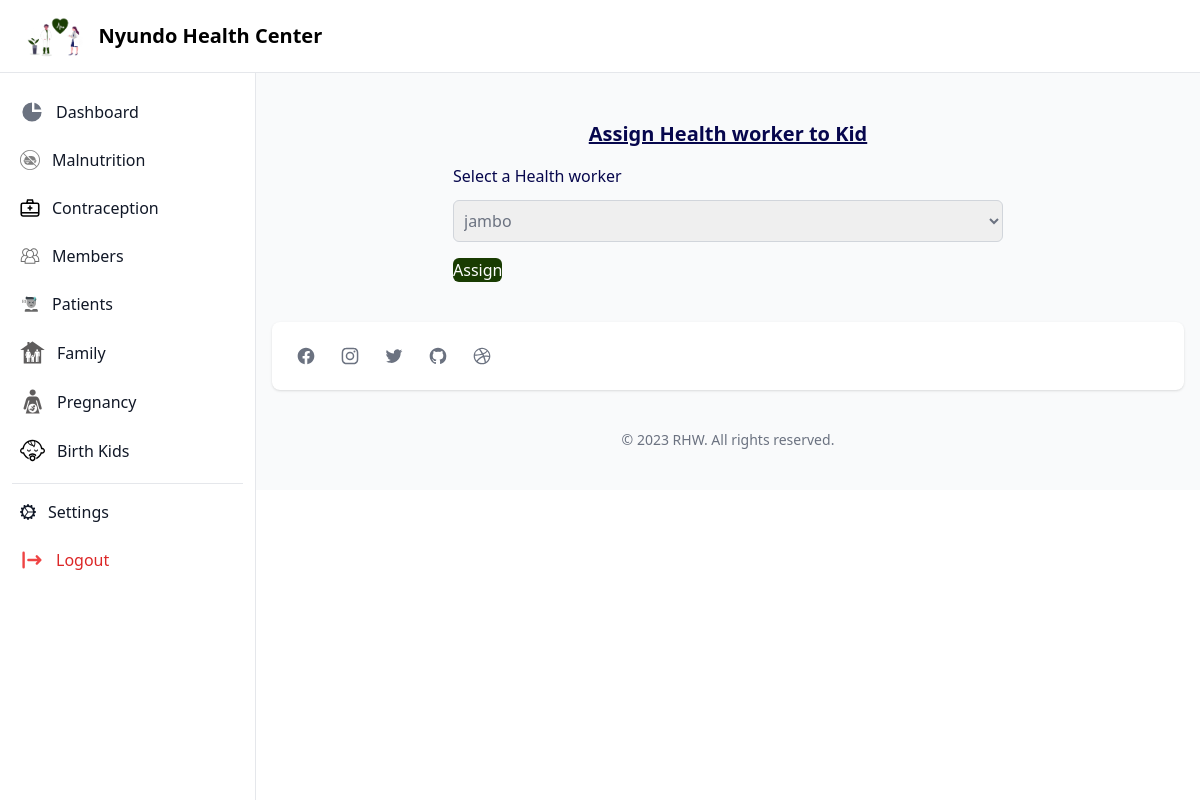
The app's page /assign/kid/4f57492a-e7dc-4e06-ab22-e98ddefafba2/ (signed in), older data.
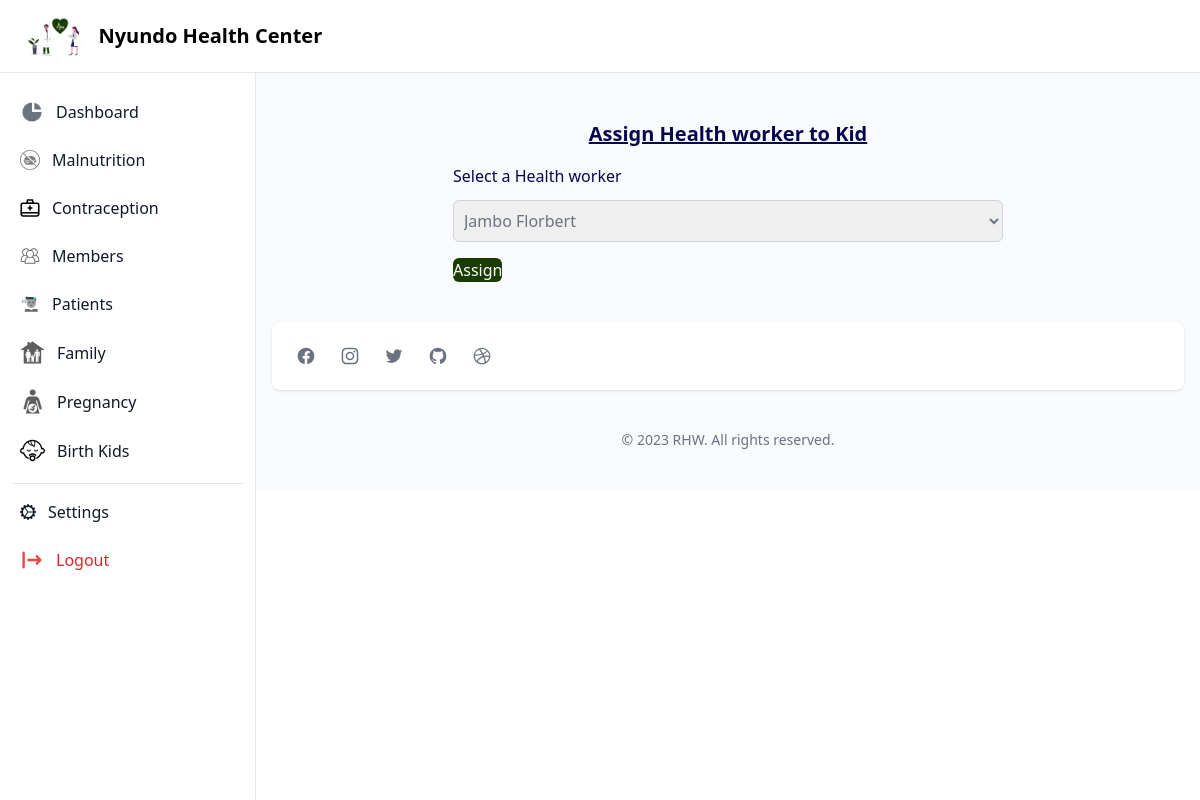
The same page, newer data.
### healthCenter/models.py (models this page shows, shortened)
class BirthChild(models.Model):
    id = models.UUIDField(default=uuid.uuid4, primary_key=True, editable=False)
    full_name=models.CharField(max_length=255)
    family=models.ForeignKey(HouseHold,related_name='child_family',on_delete=models.CASCADE)
    description= models.TextField(blank=True)
    clinic=models.ForeignKey(User,related_name='child_clinic',on_delete=models.CASCADE)
    village=models.ForeignKey(Village,related_name='child_village',on_delete=models.CASCADE)
    birth_date=models.DateTimeField(auto_now_add=False)
    vigirant=models.ForeignKey(User,on_delete=models.SET_NULL,related_name='vigitant_birth',blank=True, null=True)
    is_valid= models.BooleanField(_("active"), default=True)
    created_on = models.DateTimeField(_("created on"), auto_now_add=True)
    class Meta:
        verbose_name = _("Birth Child")
        verbose_name_plural = _("Birth Children")
        ordering = ('created_on',)

### accounts/models.py (models this page shows, shortened)
class User(AbstractBaseUser, PermissionsMixin):
    ADMIN="ADMIN"
    UMUJYANAMA="UMUJYANAMA"
    HC="HC"
    STAFF="STAFF"
    RSSB="RSSB"
    RAMA="RAMA"
    USER_TYPE_CHOICE = (
        (ADMIN,"Super User"),
        (STAFF,"Staff User"),
        (UMUJYANAMA,"Umujyana"),
        (HC,"Health Center"),
    )
    id = models.UUIDField(default=uuid.uuid4, primary_key=True, editable=False)
    email = models.EmailField("email address", max_length=255, unique=True,blank=True,null=True)
    full_name = models.CharField(_("full name"), max_length=100)
    username = models.CharField(_("username"), max_length=100, unique=True)
    phone_number = models.CharField(
        _("phone number"), max_length=255,unique=True,validators=[
            MinLengthValidator(limit_value=13),
            MaxLengthValidator(limit_value=13)
        ]
    )
    identification_number= models.CharField(_("identification_number"),max_length=255,validators=[
            MinLengthValidator(limit_value=16),
            MaxLengthValidator(limit_value=16)
        ])
    user_type = models.CharField(
        _("user type"), choices=USER_TYPE_CHOICE, max_length=50, default=UMUJYANAMA
    )
    is_active = models.BooleanField(_("is active"), default=True)
    is_staff = models.BooleanField(_("staff"), default=False)
    is_first_login = models.BooleanField(_("staff"), default=True)
    admin = models.BooleanField(_("admin"), default=False)  # a admin
    created_on = models.DateTimeField(_("created on"), auto_now_add=True)
    objects = UserManager()
    USERNAME_FIELD = _("username")
    REQUIRED_FIELDS = ["email","full_name"]
    def __str__(self):  # __unicode__ on Python 2O
        return self.full_name
    @property
    def clinic_members(self):
        return self.clinic.members.all()

### healthCenter/views.py (the view)
# urls.py: path('assign/kid/<uuid:pk>/',assign_kid,name="assign_kid"),
def assign_kid(request,pk):
    try:
        members= request.user.clinic_members
        all_mal=BirthChild.objects.get(id=pk)
        form=BirthAssignForm(instance=all_mal,users=members)
        context={
        "inst":all_mal,
        'form':form
         }
        if request.method=='POST':
            form=BirthAssignForm(request.POST,instance=all_mal,users=members)
            if form.is_valid():
                form.save(commit=True)
                messages.success(request, 'assigned successful')
            context['context']=form
    except Pregnancy.DoesNotExist:
        pass
    return render(request,'healtfeature/birthAssign.html',context)

### healthCenter/forms.py
class BirthAssignForm(forms.ModelForm):
    class Meta:
        model = BirthChild
        fields=('vigirant',)
    def __init__(self, *args, **kwargs):
        self.users = kwargs.pop('users', None)
        super().__init__(*args, **kwargs)
        self.fields["vigirant"].queryset =self.users

### healthCenter/templates/healtfeature/birthAssign.html (shortened to what this page needs)
{% extends 'base/healthCenter/base.html'%}
{% block css%}
<link rel="stylesheet" href="https://cdn.jsdelivr.net/npm/uikit@3.16.24/dist/css/uikit.min.css" />
{%endblock%}
{% block main%}
<section class="container px-4 mx-auto mt-10">
<div class="flex items-center justify-center p-4">
    <div class="mx-auto w-full max-w-[550px]">
      <form method="POST">
        <h4 class="mb-3 block text-[#07074D] font-bold underline text-xl text-center">Assign Health worker to Kid</h3>
          <div class="max-w-2xl mx-auto my-4">
            <label for="countries" class="mb-3 block text-base font-medium text-[#07074D]">Select a Health worker</label>
                <select
                name="vigirant"
                id="countries" class="w-full block w-full rounded-md border border-gray-300 focus:border-green-700 focus:outline-none focus:ring-1 focus:ring-green-700 py-2 px-1.5 text-gray-500 focus:shadow-md">
                {%for dt in form.vigirant%}
                {{dt}}
                {%endfor%}
            </select>
        </div>
        <div class="flex flex-wrap">
            <div class="w-1/2">   <button
                class="uk-button  text-center text-white AppBgColor rounded-md"
              >
                Assign
              </button></div>
           </div>
      </form>
    </div>
  </div>
</section>
{%endblock%}

Row changes from the older to the newer data that the page shows:
changed BirthChild: vigirant "jambo" → "Jambo Florbert"
